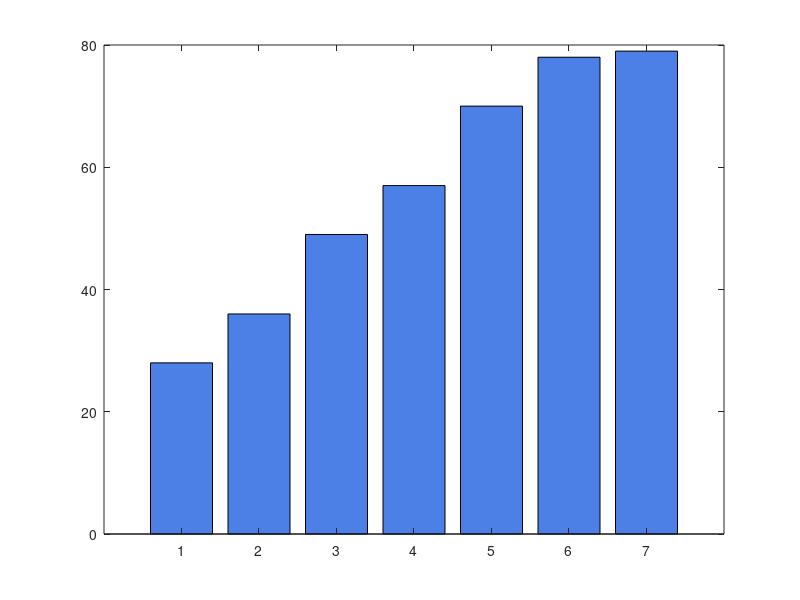

Write MATLAB code to recreate this figure. (Note: this script raises an error after producing the figure.)
% ===================================================== 
%  UTS Matematika Sains Data — Semester Genap 2025/2026 
%  Soal 1 — Analisis Penjualan Toko Harian 
%  --------------------------------------------------- 
%  Nama  : Muhammad Arkan Ryanto
%  NIM   : 17
%  Parameter: N=17, a=1, b=7, K=9, theta0=65, alpha=0.008 
%  Tanggal: 23 April 2026
% ===================================================== 
  
clc; clear; close all; 
  
N = 17; a = 1; b = 7; K = 9; 

% Soal 1b - verifikasi perhitungan manual vs MATLAB
i = 1:7;
D = 20 + (K * i) + (mod(a * i, 7)) - (mod(b * i, 5));

mean_D   = mean(D);
median_D = median(D);
modus_D = mode(D); 
range_D  = range(D);
stdev_P  = std(D, 1); 

fprintf('===============================\n');
fprintf('Mean: %.4f\n', mean_D);
fprintf('Median: %.4f\n', median_D);
fprintf('Modus: Tidak Ada (Output MATLAB: %d)\n', modus_D);
fprintf('Range: %.4f\n', range_D);
fprintf('Standar Deviasi: %.4f\n', stdev_P);
fprintf('Waktu Eksekusi: %s\n', datestr(now, 'dd-mmm-yyyy HH:MM:SS'));

% Soal 1 - visualisasi data penjualan
figure('Name', 'Analisis Penjualan', 'Color', 'k');
hBar = bar(i, D, 'FaceColor', [0.3 0.5 0.9]); 
hold on;

yline(mean_D, 'r--', 'LineWidth', 2, 'Label', 'Rata-rata');

xlabel('Toko Ke-i');
ylabel('Penjualan (Juta Rupiah)');
title('Diagram Batang Penjualan Per Toko');
xticks(1:7);
grid on;

saveas(gcf, 'Diagram_Penjualan_17.png');
